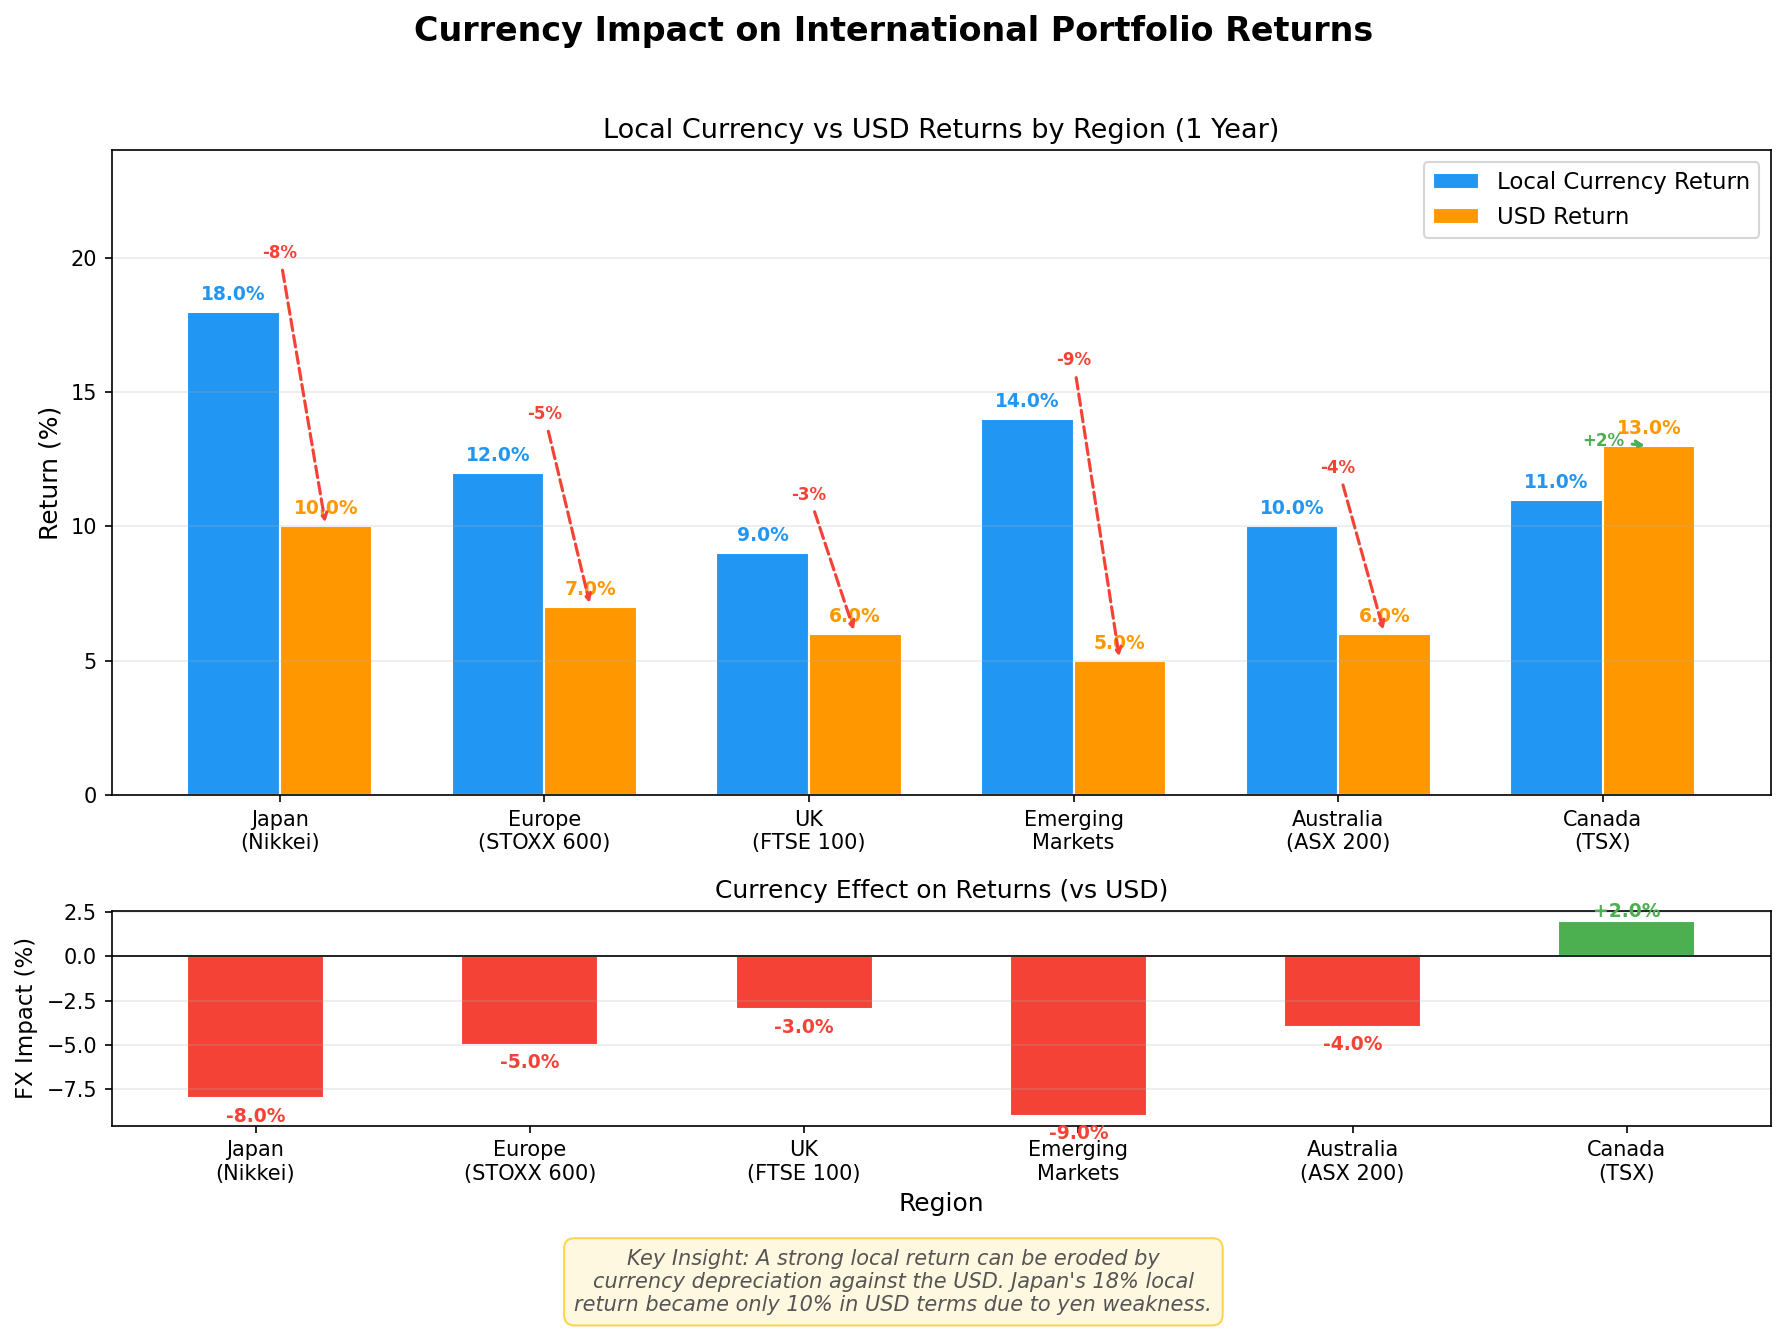

This figure's Python source:
"""
Week 22 - Currency Impact on International Portfolio Returns
==============================================================
Bar chart showing the same international portfolio return in
local currency vs USD, demonstrating the FX impact.
Output: week22_currency_impact.png
"""

import numpy as np
import matplotlib.pyplot as plt
import os

# ---------------------------------------------------------------------------
# 1. Define regional data
# ---------------------------------------------------------------------------
regions = ['Japan\n(Nikkei)', 'Europe\n(STOXX 600)', 'UK\n(FTSE 100)',
           'Emerging\nMarkets', 'Australia\n(ASX 200)', 'Canada\n(TSX)']

# Returns in local currency (%)
local_returns = [18.0, 12.0, 9.0, 14.0, 10.0, 11.0]

# FX impact (currency change vs USD, negative = USD strengthened)
fx_impact = [-8.0, -5.0, -3.0, -9.0, -4.0, 2.0]

# USD returns = local return + FX impact (approximation)
usd_returns = [l + f for l, f in zip(local_returns, fx_impact)]

# ---------------------------------------------------------------------------
# 2. Plot
# ---------------------------------------------------------------------------
fig, (ax1, ax2) = plt.subplots(2, 1, figsize=(12, 9),
                                gridspec_kw={'height_ratios': [3, 1]})
fig.suptitle('Currency Impact on International Portfolio Returns',
             fontsize=16, fontweight='bold', y=0.97)

x = np.arange(len(regions))
width = 0.35

# -- Top panel: side-by-side bars --
bars_local = ax1.bar(x - width / 2, local_returns, width,
                     label='Local Currency Return',
                     color='#2196F3', edgecolor='white', linewidth=1)
bars_usd   = ax1.bar(x + width / 2, usd_returns, width,
                     label='USD Return',
                     color='#FF9800', edgecolor='white', linewidth=1)

# Value labels
for bar in bars_local:
    h = bar.get_height()
    ax1.text(bar.get_x() + bar.get_width() / 2, h + 0.3,
             f'{h:.1f}%', ha='center', va='bottom', fontsize=9,
             fontweight='bold', color='#2196F3')

for bar in bars_usd:
    h = bar.get_height()
    ax1.text(bar.get_x() + bar.get_width() / 2, h + 0.3,
             f'{h:.1f}%', ha='center', va='bottom', fontsize=9,
             fontweight='bold', color='#FF9800')

# Draw arrows showing FX impact
for i in range(len(regions)):
    if fx_impact[i] != 0:
        arrow_color = '#F44336' if fx_impact[i] < 0 else '#4CAF50'
        ax1.annotate(f'{fx_impact[i]:+.0f}%',
                     xy=(x[i] + width / 2, usd_returns[i]),
                     xytext=(x[i], local_returns[i] + 2),
                     fontsize=8, fontweight='bold', color=arrow_color,
                     ha='center',
                     arrowprops=dict(arrowstyle='->', color=arrow_color,
                                     lw=1.5, ls='--'))

ax1.set_ylabel('Return (%)', fontsize=12)
ax1.set_xticks(x)
ax1.set_xticklabels(regions, fontsize=10)
ax1.legend(loc='upper right', fontsize=11)
ax1.set_title('Local Currency vs USD Returns by Region (1 Year)', fontsize=13)
ax1.grid(True, axis='y', alpha=0.25)
ax1.set_ylim(0, 24)

# -- Bottom panel: FX impact bars --
colors_fx = ['#F44336' if f < 0 else '#4CAF50' for f in fx_impact]
bars_fx = ax2.bar(x, fx_impact, 0.5, color=colors_fx, edgecolor='white',
                  linewidth=1)
ax2.axhline(y=0, color='black', linewidth=0.8)

for i, bar in enumerate(bars_fx):
    h = bar.get_height()
    offset = -1.0 if h < 0 else 0.5
    ax2.text(bar.get_x() + bar.get_width() / 2, h + offset,
             f'{fx_impact[i]:+.1f}%', ha='center', va='center',
             fontsize=9, fontweight='bold', color=colors_fx[i])

ax2.set_xlabel('Region', fontsize=12)
ax2.set_ylabel('FX Impact (%)', fontsize=11)
ax2.set_title('Currency Effect on Returns (vs USD)', fontsize=12)
ax2.set_xticks(x)
ax2.set_xticklabels(regions, fontsize=10)
ax2.grid(True, axis='y', alpha=0.25)

# Key insight box
insight = ("Key Insight: A strong local return can be eroded by\n"
           "currency depreciation against the USD. Japan's 18% local\n"
           "return became only 10% in USD terms due to yen weakness.")
fig.text(0.5, 0.01, insight, ha='center', fontsize=10,
         style='italic', color='#555555',
         bbox=dict(boxstyle='round,pad=0.5', facecolor='#FFF8E1',
                   edgecolor='#FFD54F'))

plt.tight_layout(rect=[0, 0.06, 1, 0.95])

# ---------------------------------------------------------------------------
# 3. Save
# ---------------------------------------------------------------------------
output_path = os.path.join(os.path.dirname(__file__),
                           'week22_currency_impact.png')
plt.savefig(output_path, dpi=150, bbox_inches='tight')
plt.close()
print(f"Saved: {output_path}")
